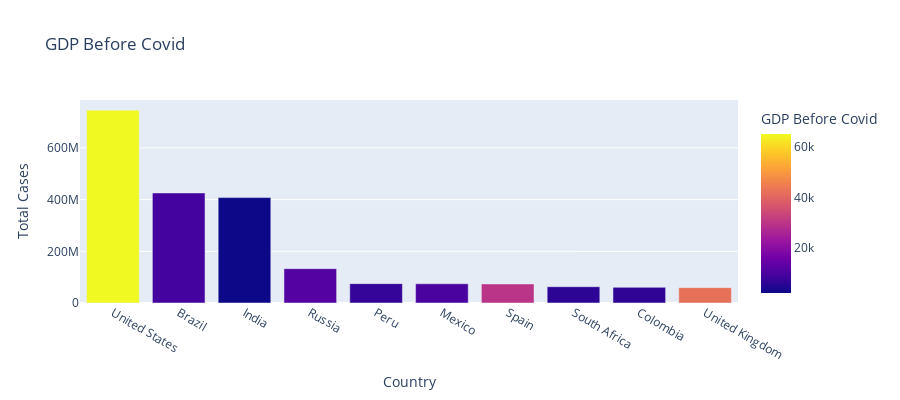

Notebook cell for this chart:
### Code cell
# Analyzing covid 19 impact on Economy
fig=px.bar(data,x='Country',y='Total Cases',hover_data=['Population','Total Deaths'],color='GDP Before Covid',height=400, title='GDP Before Covid')
fig.show()

### Figure 1 — Plotly figure (JSON) as saved in the notebook; plotly's stock layout.template omitted (floating-point values rounded to 4 significant figures)
{"data": [{"alignmentgroup": "True", "customdata": [[19.62, 26477574], [19.17, 14340567], [21.05, 7247327], [18.8, 2131571], [17.31, 3020038], [18.67, 7295850], [17.66, 5510624], [17.9, 1357682], [17.75, 1936134], [18.03, 7249573]], "hovertemplate": "Country=%{x}<br>Total Cases=%{y}<br>Population=%{customdata[0]}<br>Total Deaths=%{customdata[1]}<br>GDP Before Covid=%{marker.color}<extra></extra>", "legendgroup": "", "marker": {"color": [65280.0, 8897.0, 2101.0, 11500.0, 7028.0, 9946.0, 29560.0, 6001.0, 6425.0, 42350.0], "coloraxis": "coloraxis", "pattern": {"shape": ""}}, "name": "", "offsetgroup": "", "orientation": "v", "showlegend": false, "textposition": "auto", "type": "bar", "x": ["United States", "Brazil", "India", "Russia", "Peru", "Mexico", "Spain", "South Africa", "Colombia", "United Kingdom"], "xaxis": "x", "y": [746014098, 425704517, 407771615, 132888951, 74882695, 74347548, 73717676, 63027659, 60543682, 59475032], "yaxis": "y"}], "layout": {"barmode": "relative", "coloraxis": {"colorbar": {"title": {"text": "GDP Before Covid"}}, "colorscale": [[0, "#0d0887"], [0.1111, "#46039f"], [0.2222, "#7201a8"], [0.3333, "#9c179e"], [0.4444, "#bd3786"], [0.5556, "#d8576b"], [0.6667, "#ed7953"], [0.7778, "#fb9f3a"], [0.8889, "#fdca26"], [1, "#f0f921"]]}, "height": 400, "legend": {"tracegroupgap": 0}, "title": {"text": "GDP Before Covid"}, "xaxis": {"anchor": "y", "domain": [0, 1], "title": {"text": "Country"}}, "yaxis": {"anchor": "x", "domain": [0, 1], "title": {"text": "Total Cases"}}}}
